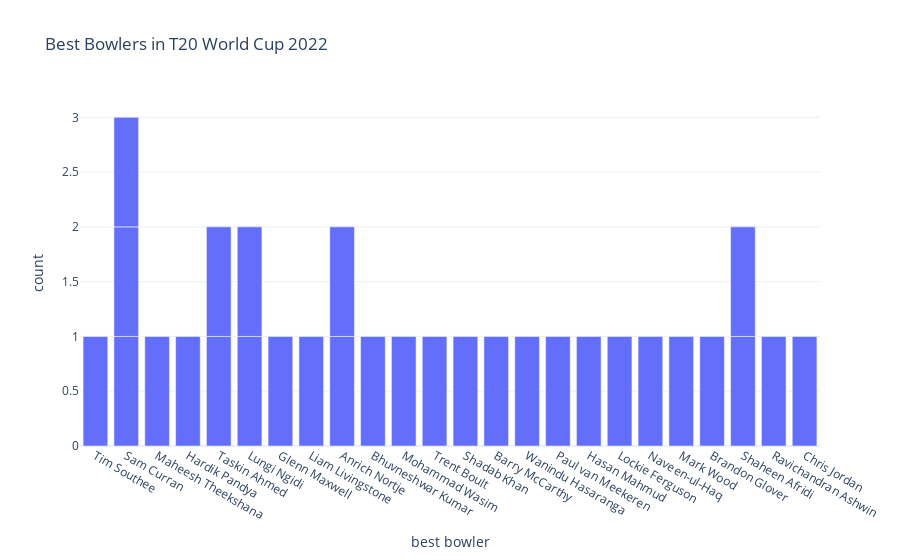

Here is the notebook cell this chart was saved with:
### Code cell
figure = px.bar(data, 
                x=data["best bowler"],
                title="Best Bowlers in T20 World Cup 2022")
figure.show()

### Figure 1 — Plotly figure (JSON) as saved in the notebook; plotly's stock layout.template omitted (floating-point values rounded to 4 significant figures)
{"data": [{"alignmentgroup": "True", "hovertemplate": "best bowler=%{x}<br>count=%{y}<extra></extra>", "legendgroup": "", "marker": {"color": "#636efa", "pattern": {"shape": ""}}, "name": "", "offsetgroup": "", "orientation": "v", "showlegend": false, "textposition": "auto", "type": "bar", "x": ["Tim Southee", "Sam Curran", "Maheesh Theekshana", "Hardik Pandya", "Taskin Ahmed", "Lungi Ngidi", "Glenn Maxwell", "Liam Livingstone", null, "Anrich Nortje", "Bhuvneshwar Kumar", "Mohammad Wasim", null, null, "Trent Boult", "Taskin Ahmed", "Shadab Khan", "Lungi Ngidi", "Barry McCarthy", "Wanindu Hasaranga", "Sam Curran", "Paul van Meekeren", "Hasan Mahmud", "Anrich Nortje", "Lockie Ferguson", "Naveen-ul-Haq", "Mark Wood", "Brandon Glover", "Shaheen Afridi", "Ravichandran Ashwin", "Shaheen Afridi", "Chris Jordan", "Sam Curran"], "xaxis": "x", "y": [1, 1, 1, 1, 1, 1, 1, 1, 1, 1, 1, 1, 1, 1, 1, 1, 1, 1, 1, 1, 1, 1, 1, 1, 1, 1, 1, 1, 1, 1, 1, 1, 1], "yaxis": "y"}], "layout": {"autosize": true, "barmode": "relative", "legend": {"tracegroupgap": 0}, "title": {"text": "Best Bowlers in T20 World Cup 2022"}, "xaxis": {"anchor": "y", "autorange": true, "domain": [0, 1], "range": [-0.5, 23.5], "title": {"text": "best bowler"}, "type": "category"}, "yaxis": {"anchor": "x", "autorange": true, "domain": [0, 1], "range": [0, 3.158], "title": {"text": "count"}, "type": "linear"}}}
